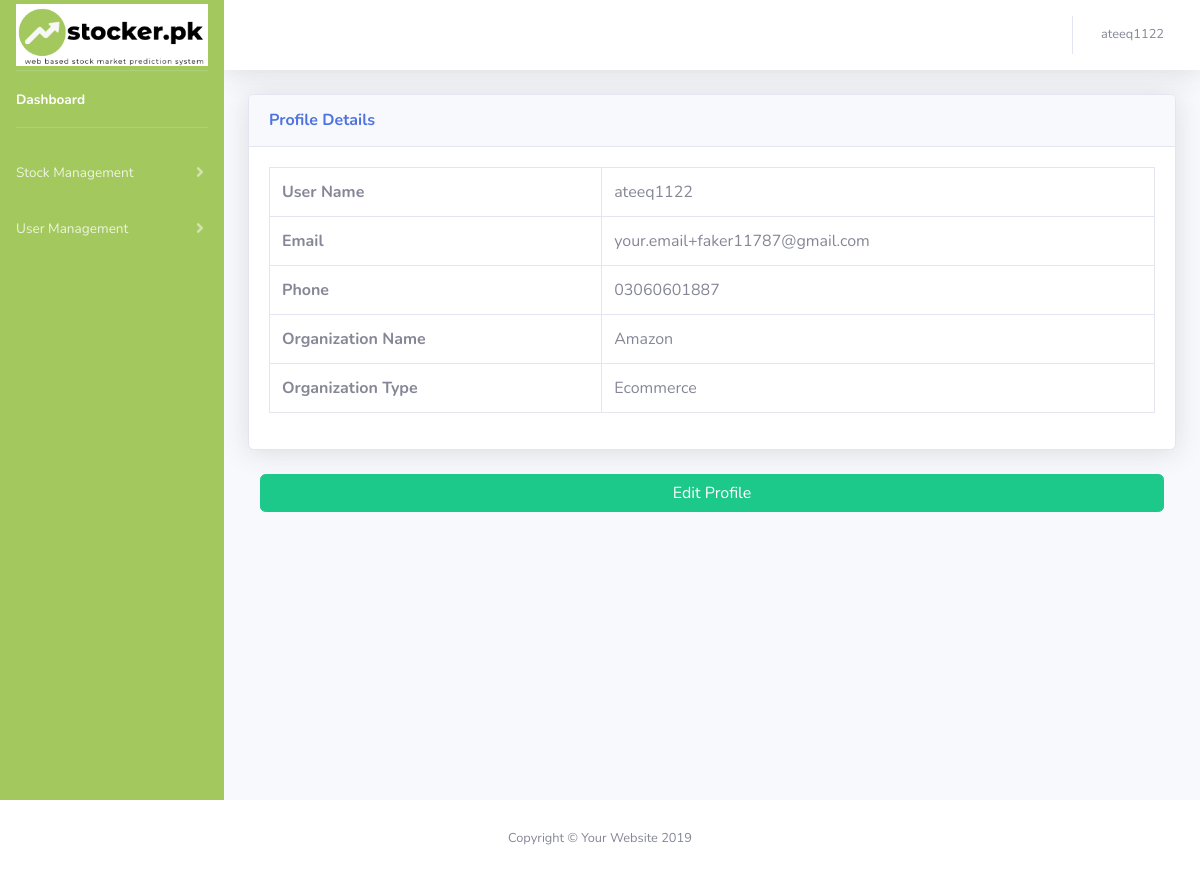
/admin/viewProfile.php (signed in), run on the app's committed database.
### tables this page shows
CREATE TABLE `organization` (
  `organizationId` int(5) NOT NULL,
  `organizationName` varchar(100) NOT NULL,
  `organizationType` varchar(55) NOT NULL,
  `userId` int(10) NOT NULL
);

CREATE TABLE `user` (
  `userId` int(10) NOT NULL,
  `userName` varchar(100) NOT NULL,
  `userType` varchar(20) NOT NULL,
  `email` varchar(100) NOT NULL,
  `password` varchar(100) NOT NULL,
  `phone` varchar(20) NOT NULL
);

### admin/viewProfile.php (the view, shortened to what this page needs)
<?php
include("C:/xampp/htdocs/stocker.pk/config/connect.php");
$selectUser = "select u.userId,u.userName, u.email, u.phone, o.organizationName, o.organizationType from user u
join organization o on u.userId = o.userId
where userName = '{$_SESSION['userId']}'";
$resultUser = mysqli_query($con, $selectUser);
?>
<!DOCTYPE html>
<html lang="en">
<head>
  <link href="vendor/fontawesome-free/css/all.min.css" rel="stylesheet" type="text/css">
  <link href="css/sb-admin-2.min.css" rel="stylesheet">
</head>
<body id="page-top">
  <div id="wrapper">
    <ul class="navbar-nav bg-gradient-primary sidebar sidebar-dark accordion" id="accordionSidebar">
            <div>
                    <a class="sidebar-brand d-flex align-items-center justify-content-center" href="http://localhost/stocker.pk/admin/" class="logo">
                        <div >
                            <img class="img-fluid" src="http://localhost/stocker.pk/admin/img/logo.png" alt="missing_logo" height="65">
                        </div>
                    </a>
      <hr class="sidebar-divider my-0">
      <li class="nav-item active">
        <a class="nav-link" href="http://localhost/stocker.pk/admin/">
          <span>Dashboard</span></a>
      </li>
      <hr class="sidebar-divider">
      <li class="nav-item">
        <a class="nav-link collapsed" href="#" data-toggle="collapse" data-target="#collapseTwo" aria-expanded="true" aria-controls="collapseTwo">
          <span>Stock Management</span>
        </a>
      </li>
      <li class="nav-item">
        <a class="nav-link collapsed" href="#" data-toggle="collapse" data-target="#collapseUtilities" aria-expanded="true" aria-controls="collapseUtilities">
          <span>User Management</span>
        </a>
      </li>
    </ul>
    <div id="content-wrapper" class="d-flex flex-column">
<nav class="navbar navbar-expand navbar-light bg-white topbar mb-4 static-top shadow">
<ul class="navbar-nav ml-auto">
  <li class="nav-item dropdown no-arrow">
    <a class="nav-link dropdown-toggle" href="#" id="userDropdown" role="button" data-toggle="dropdown" aria-haspopup="true" aria-expanded="false">
      <span class="mr-2 d-none d-lg-inline text-gray-600 small"><?php echo $_SESSION['userId']; ?></span>
    </a>
  </li>
</ul>
</nav>
        <div class="container-fluid">
          <div class="card shadow mb-4">
            <div class="card-header py-3">
              <h6 class="m-0 font-weight-bold text-primary">Profile Details</h6>
            </div>
            <div class="card-body">
              <div class="table-responsive">
                <table class="table table-bordered" id="dataTable" width="100%" cellspacing="0">
                  <tbody>
                  <?php
if(mysqli_num_rows($resultUser)  == 1)
{
    while($row = mysqli_fetch_assoc($resultUser))
    {
        $userName = $row['userName'];
        $email = $row['email'];
        $phone = $row['phone'];
        $organizationName = $row['organizationName'];
        $organizationType = $row['organizationType'];
?>
                    <tr><th>User Name</th><td><?php echo $userName  ?></td></tr>
                    <tr><th>Email</th><td><?php echo $email ?></td></tr>
                    <tr><th>Phone</th><td><?php echo $phone ?></td></tr>
                    <tr><th>Organization Name</th><td><?php echo $organizationName  ?></td></tr>
                    <tr><th>Organization Type</th><td><?php echo $organizationType ?></td></tr>
                    <?php
             }
        }
        ?>
                  </tbody>
                </table>
              </div>
            </div>
          </div>
          <form class="login-form"  method="post" action="http://localhost/stocker.pk/admin/editProfile.php?=<?php echo $_SESSION['userId']; ?>">
          <div class="col-lg-12 mt-3 mb-0">
					<button class="btn btn-success w-100" type="submit" name="edit" value="submit" >Edit Profile</button>
					</div>
      </form>
              </div>
            </div>
          </div>
      <footer class="sticky-footer bg-white">
        <div class="container my-auto">
          <div class="copyright text-center my-auto">
            <span>Copyright &copy; Your Website 2019</span>
          </div>
        </div>
      </footer>
</body>
</html>

### data on the page
organization: userId.userName "ateeq1122", userId.email "your.email+faker11787@gmail.com", userId.phone "03060601887", organizationName "Amazon", organizationType "Ecommerce"

### other printed values
$_SESSION['userId'] "ateeq1122"
